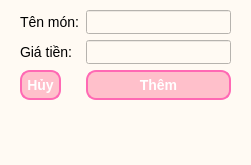
<?xml version="1.0" encoding="UTF-8"?>
<ui version="4.0">
 <class>MainWindow</class>
 <widget class="QMainWindow" name="MainWindow">
  <property name="geometry">
   <rect>
    <x>0</x>
    <y>0</y>
    <width>251</width>
    <height>165</height>
   </rect>
  </property>
  <property name="windowTitle">
   <string>MainWindow</string>
  </property>
  <property name="styleSheet">
   <string notr="true">/* Áp dụng font chữ */
QWidget {
    font-family: &quot;Comic Sans MS&quot;, &quot;Arial&quot;, sans-serif;
    font-size: 14px;
    background-color: #FFFAF3; /* Màu nền kem nhẹ */
}

/* Nút bấm */
QPushButton {
    background-color: #FFC0CB; 
    border: 2px solid #FF69B4;
    border-radius: 10px;
    padding: 5px;
    font-size: 14px;
    font-weight: bold;
    color: white;
}

QPushButton:hover {
    background-color: #FF69B4; /* Đậm hơn khi hover */
}

QPushButton:pressed {
    background-color: #FF1493;
}

/* Bảng hiển thị món */
QTableWidget {
    background-color: #FFF5EE;
    border: 1px solid #FFB6C1;
    gridline-color: #FF69B4;
}

QHeaderView::section {
    background-color: #FFB6C1;
    font-weight: bold;
    border: 1px solid #FF69B4;
}

/* Nhãn tổng tiền */
QLabel#lbTotal {
    background-color: #FFDAB9;
    border: 2px solid #FFA07A;
    border-radius: 10px;
    padding: 5px;
    color: #D2691E;
}
</string>
  </property>
  <widget class="QWidget" name="centralwidget">
   <widget class="QWidget" name="formLayoutWidget">
    <property name="geometry">
     <rect>
      <x>20</x>
      <y>10</y>
      <width>211</width>
      <height>261</height>
     </rect>
    </property>
    <layout class="QFormLayout" name="formLayout">
     <item row="0" column="0">
      <widget class="QLabel" name="label">
       <property name="text">
        <string>Tên món:</string>
       </property>
      </widget>
     </item>
     <item row="0" column="1">
      <widget class="QLineEdit" name="inputDish"/>
     </item>
     <item row="1" column="0">
      <widget class="QLabel" name="label_2">
       <property name="text">
        <string>Giá tiền:</string>
       </property>
      </widget>
     </item>
     <item row="1" column="1">
      <widget class="QLineEdit" name="inputPrice"/>
     </item>
     <item row="2" column="1">
      <widget class="QPushButton" name="pushButton">
       <property name="text">
        <string>Thêm</string>
       </property>
      </widget>
     </item>
     <item row="2" column="0">
      <widget class="QPushButton" name="pushButton_2">
       <property name="text">
        <string>Hủy</string>
       </property>
      </widget>
     </item>
    </layout>
   </widget>
  </widget>
  <widget class="QMenuBar" name="menubar">
   <property name="geometry">
    <rect>
     <x>0</x>
     <y>0</y>
     <width>251</width>
     <height>25</height>
    </rect>
   </property>
  </widget>
  <widget class="QStatusBar" name="statusbar"/>
 </widget>
 <resources/>
 <connections/>
</ui>
